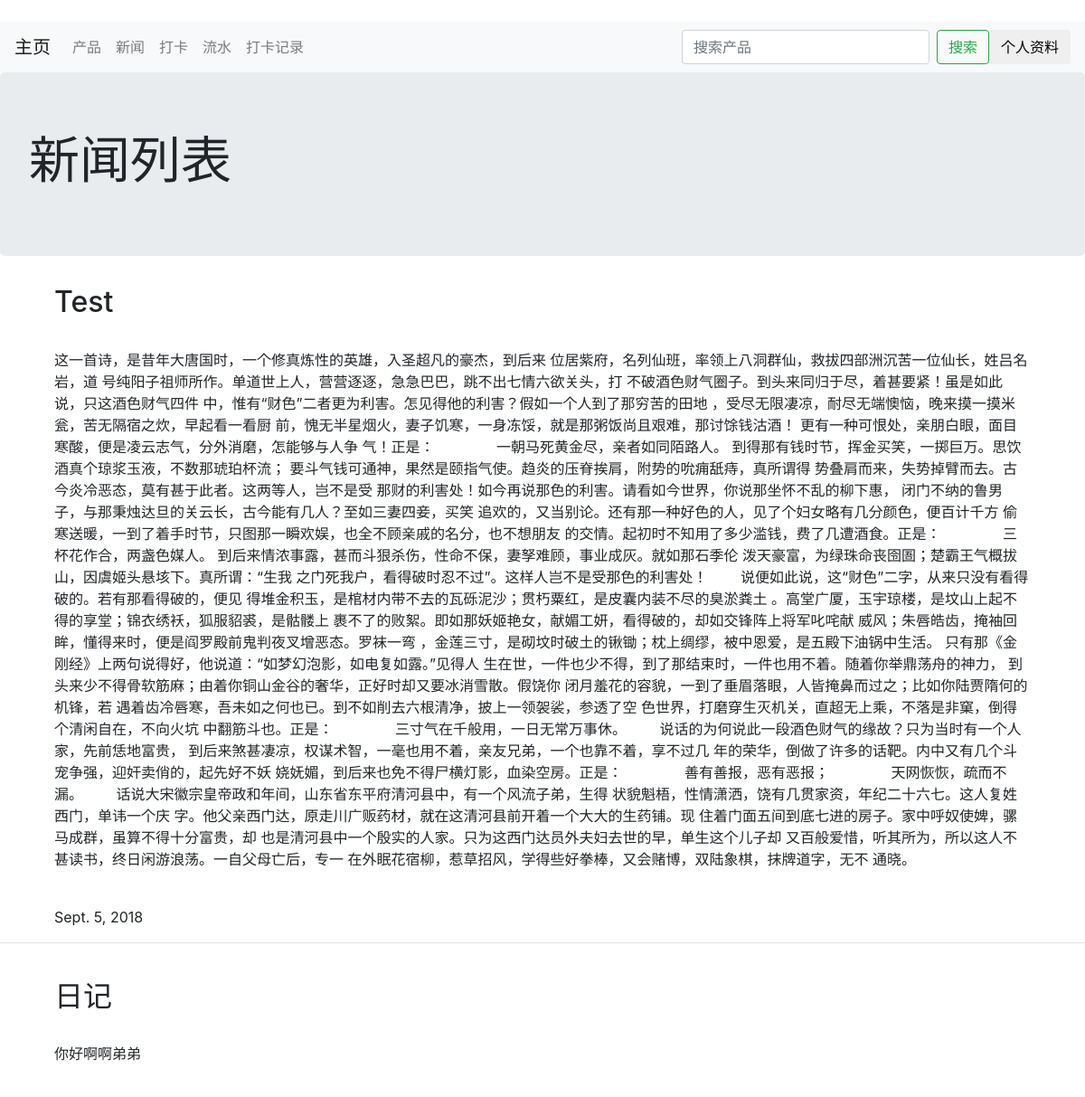
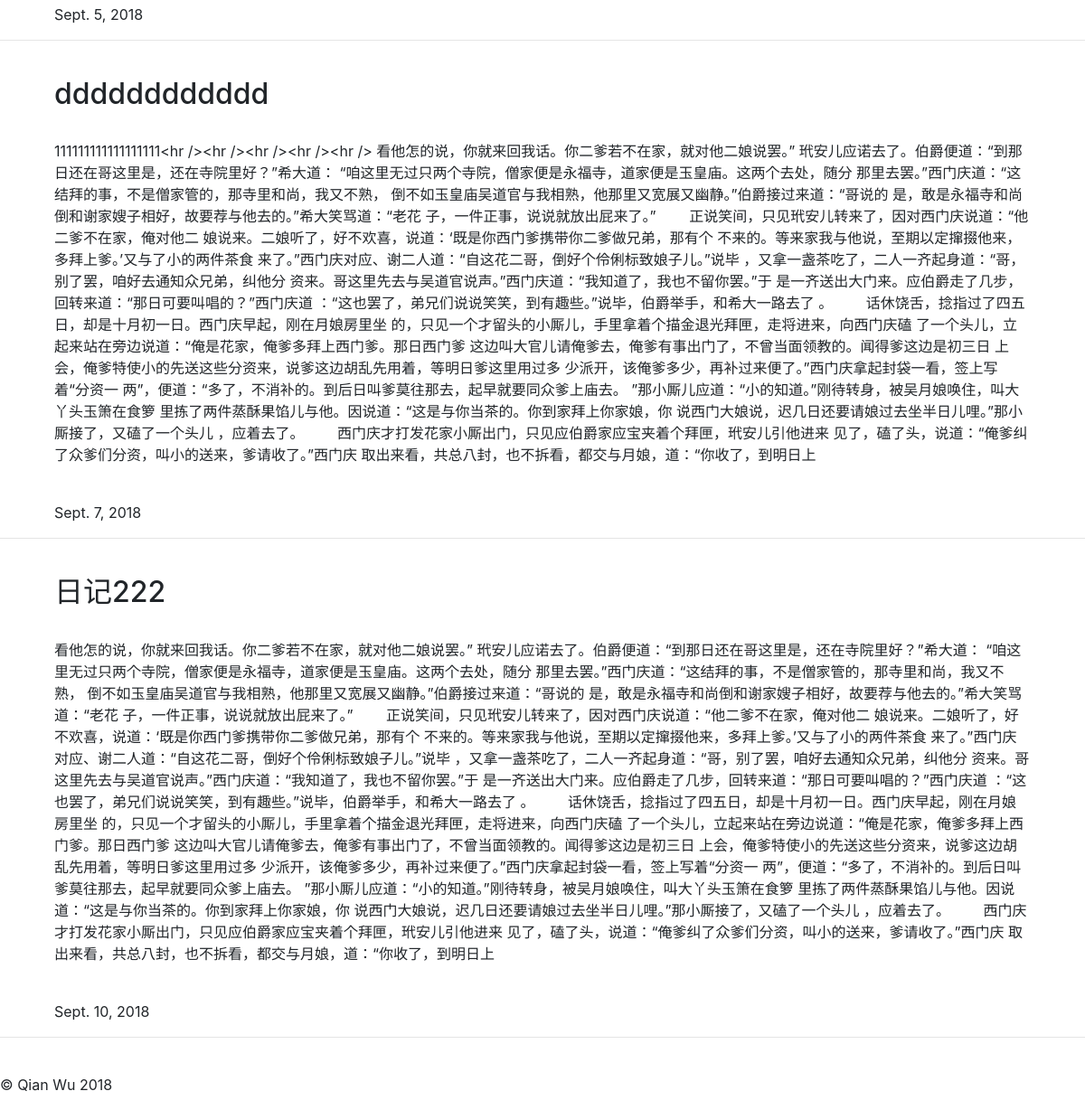
Page /news/ on the committed database (2 pictures, top to bottom).
### news/models.py (models this page shows)
class news_model(models.Model):
    id = models.AutoField(primary_key = True)
    name = models.CharField(max_length = 100)
    content = models.TextField()
    date = models.DateField()

### news/views.py (the view)
# urls.py: path('', news_home),
def news_home(request):
    all_news = news_model.objects.all()
    return render(request, 'news.html',{'all_news':all_news})

### templates/news.html
{% extends 'base.html' %}
{% block body %}
<div class="jumbotron">
  <h1 class="display-4">新闻列表</h1>
    </div>
{% for news in all_news %}
    <div class="container">
    <div class="col-md-12">
          <h2>{{ news.name}}</h2>
        <br>
          <p>{{ news.content}}</p>
        <br>
            <time>{{ news.date }}</time>
        </div>
    </div>
    <hr />
    <br>
{% endfor %}
{% endblock %}

### rows in the picture
news_model: name "Test", content "这一首诗，是昔年大唐国时，一个修真炼性的英雄，入圣超凡的豪杰，到后来 位居紫府，名列仙班，率领上八洞群仙，救拔四部洲沉苦一位仙长，姓吕名岩，道 号纯阳子祖师所作。单道世上人，营营逐逐，急急巴巴，跳不出七情六欲关头，打 不破酒色财气圈子。到头来同归于尽，着甚要紧！虽是如此说，只这酒色财气四件 中，惟有“财色”二者更为利害。怎见得他的利害？假如一个人到了那穷苦的田地 ，受尽无限凄凉，耐尽无端懊恼，晚来摸一摸米瓮，苦无隔宿之炊，早起看一看厨 前，愧无半星烟火，妻子饥寒，一身冻馁，就是那粥饭尚且艰难，那讨馀钱沽酒！ 更有一种可恨处，亲朋白眼，面目寒酸，便是凌云志气，分外消磨，怎能够与人争 气！正是： 一朝马死黄金尽，亲者如同陌路人。 到得那有钱时节，挥金买笑，一掷巨万。思饮酒真个琼浆玉液，不数那琥珀杯流； 要斗气钱可通神，果然是颐指气使。趋炎的压脊挨肩，附势的吮痈舐痔，真所谓得 势叠肩而来，失势掉臂而去。古今炎冷恶态，莫有甚于此者。这两等人，岂不是受 那财的利害处！如今再说那色的利害。请看如今世界，你说那坐怀不乱的柳下惠， 闭门不纳的鲁男子，与那秉烛达旦的关云长，古今能有几人？至如三妻四妾，买笑 追欢的，又当别论。还有那一种好色的人，见了个妇女略有几分颜色，便百计千方 偷寒送暖，一到了着手时节，只图那一瞬欢娱，也全不顾亲戚的名分，也不想朋友 的交情。起初时不知用了多少滥钱，费了几遭酒食。正是： 三杯花作合，两盏色媒人。 到后来情浓事露，甚而斗狠杀伤，性命不保，妻孥难顾，事业成灰。就如那石季伦 泼天豪富，为绿珠命丧囹圄；楚霸王气概拔山，因虞姬头悬垓下。真所谓：“生我…", date "Sept. 5, 2018"
news_model: name "日记", content "你好啊啊弟弟", date "Sept. 5, 2018"
news_model: name "dddddddddddd", content "111111111111111111<hr /><hr /><hr /><hr /><hr /> 看他怎的说，你就来回我话。你二爹若不在家，就对他二娘说罢。” 玳安儿应诺去了。伯爵便道：“到那日还在哥这里是，还在寺院里好？”希大道： “咱这里无过只两个寺院，僧家便是永福寺，道家便是玉皇庙。这两个去处，随分 那里去罢。”西门庆道：“这结拜的事，不是僧家管的，那寺里和尚，我又不熟， 倒不如玉皇庙吴道官与我相熟，他那里又宽展又幽静。”伯爵接过来道：“哥说的 是，敢是永福寺和尚倒和谢家嫂子相好，故要荐与他去的。”希大笑骂道：“老花 子，一件正事，说说就放出屁来了。” 正说笑间，只见玳安儿转来了，因对西门庆说道：“他二爹不在家，俺对他二 娘说来。二娘听了，好不欢喜，说道：‘既是你西门爹携带你二爹做兄弟，那有个 不来的。等来家我与他说，至期以定撺掇他来，多拜上爹。’又与了小的两件茶食 来了。”西门庆对应、谢二人道：“自这花二哥，倒好个伶俐标致娘子儿。”说毕 ，又拿一盏茶吃了，二人一齐起身道：“哥，别了罢，咱好去通知众兄弟，纠他分 资来。哥这里先去与吴道官说声。”西门庆道：“我知道了，我也不留你罢。”于 是一齐送出大门来。应伯爵走了几步，回转来道：“那日可要叫唱的？”西门庆道 ：“这也罢了，弟兄们说说笑笑，到有趣些。”说毕，伯爵举手，和希大一路去了 。 话休饶舌，捻指过了四五日，却是十月初一日。西门庆早起，刚在月娘房里坐 的，只见一个才留头的小厮儿，手里拿着个描金退光拜匣，走将进来，向西门庆磕 了一个头儿，立起来站在旁边说道：“俺是花家，俺爹多拜上西门爹。那日西门爹…", date "Sept. 7, 2018"
news_model: name "日记222", content "看他怎的说，你就来回我话。你二爹若不在家，就对他二娘说罢。” 玳安儿应诺去了。伯爵便道：“到那日还在哥这里是，还在寺院里好？”希大道： “咱这里无过只两个寺院，僧家便是永福寺，道家便是玉皇庙。这两个去处，随分 那里去罢。”西门庆道：“这结拜的事，不是僧家管的，那寺里和尚，我又不熟， 倒不如玉皇庙吴道官与我相熟，他那里又宽展又幽静。”伯爵接过来道：“哥说的 是，敢是永福寺和尚倒和谢家嫂子相好，故要荐与他去的。”希大笑骂道：“老花 子，一件正事，说说就放出屁来了。” 正说笑间，只见玳安儿转来了，因对西门庆说道：“他二爹不在家，俺对他二 娘说来。二娘听了，好不欢喜，说道：‘既是你西门爹携带你二爹做兄弟，那有个 不来的。等来家我与他说，至期以定撺掇他来，多拜上爹。’又与了小的两件茶食 来了。”西门庆对应、谢二人道：“自这花二哥，倒好个伶俐标致娘子儿。”说毕 ，又拿一盏茶吃了，二人一齐起身道：“哥，别了罢，咱好去通知众兄弟，纠他分 资来。哥这里先去与吴道官说声。”西门庆道：“我知道了，我也不留你罢。”于 是一齐送出大门来。应伯爵走了几步，回转来道：“那日可要叫唱的？”西门庆道 ：“这也罢了，弟兄们说说笑笑，到有趣些。”说毕，伯爵举手，和希大一路去了 。 话休饶舌，捻指过了四五日，却是十月初一日。西门庆早起，刚在月娘房里坐 的，只见一个才留头的小厮儿，手里拿着个描金退光拜匣，走将进来，向西门庆磕 了一个头儿，立起来站在旁边说道：“俺是花家，俺爹多拜上西门爹。那日西门爹 这边叫大官儿请俺爹去，俺爹有事出门了，不曾当面领教的。闻得爹这边是初三日…", date "Sept. 10, 2018"
